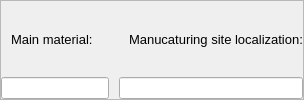
                      <widget class="QFrame" name="frame_2">
                       <property name="frameShape">
                        <enum>QFrame::StyledPanel</enum>
                       </property>
                       <property name="frameShadow">
                        <enum>QFrame::Raised</enum>
                       </property>
                       <layout class="QHBoxLayout" name="horizontalLayout_12">
                        <property name="spacing">
                         <number>10</number>
                        </property>
                        <property name="leftMargin">
                         <number>0</number>
                        </property>
                        <property name="topMargin">
                         <number>0</number>
                        </property>
                        <property name="rightMargin">
                         <number>0</number>
                        </property>
                        <property name="bottomMargin">
                         <number>0</number>
                        </property>
                        <item>
                         <widget class="QFrame" name="frame_13">
                          <layout class="QVBoxLayout" name="verticalLayout_12">
                           <property name="spacing">
                            <number>0</number>
                           </property>
                           <property name="leftMargin">
                            <number>0</number>
                           </property>
                           <property name="topMargin">
                            <number>0</number>
                           </property>
                           <property name="rightMargin">
                            <number>0</number>
                           </property>
                           <property name="bottomMargin">
                            <number>0</number>
                           </property>
                           <item>
                            <widget class="QLabel" name="label_34">
                             <property name="minimumSize">
                              <size>
                               <width>0</width>
                               <height>0</height>
                              </size>
                             </property>
                             <property name="font">
                              <font>
                               <family>Arial</family>
                               <pointsize>10</pointsize>
                               <weight>9</weight>
                               <italic>false</italic>
                               <bold>false</bold>
                              </font>
                             </property>
                             <property name="text">
                              <string>Main material:</string>
                             </property>
                             <property name="alignment">
                              <set>Qt::AlignLeading|Qt::AlignLeft|Qt::AlignVCenter</set>
                             </property>
                             <property name="indent">
                              <number>10</number>
                             </property>
                            </widget>
                           </item>
                           <item>
                            <widget class="QLineEdit" name="constructMaterialLine">
                             <property name="sizePolicy">
                              <sizepolicy hsizetype="Preferred" vsizetype="Fixed">
                               <horstretch>0</horstretch>
                               <verstretch>0</verstretch>
                              </sizepolicy>
                             </property>
                             <property name="minimumSize">
                              <size>
                               <width>0</width>
                               <height>20</height>
                              </size>
                             </property>
                             <property name="alignment">
                              <set>Qt::AlignCenter</set>
                             </property>
                             <property name="clearButtonEnabled">
                              <bool>true</bool>
                             </property>
                            </widget>
                           </item>
                          </layout>
                         </widget>
                        </item>
                        <item>
                         <widget class="QFrame" name="frame_14">
                          <layout class="QVBoxLayout" name="verticalLayout_13">
                           <property name="spacing">
                            <number>0</number>
                           </property>
                           <property name="leftMargin">
                            <number>0</number>
                           </property>
                           <property name="topMargin">
                            <number>0</number>
                           </property>
                           <property name="rightMargin">
                            <number>0</number>
                           </property>
                           <property name="bottomMargin">
                            <number>0</number>
                           </property>
                           <item>
                            <widget class="QLabel" name="label_35">
                             <property name="minimumSize">
                              <size>
                               <width>0</width>
                               <height>0</height>
                              </size>
                             </property>
                             <property name="font">
                              <font>
                               <family>Arial</family>
                               <pointsize>10</pointsize>
                               <weight>9</weight>
                               <italic>false</italic>
                               <bold>false</bold>
                              </font>
                             </property>
                             <property name="text">
                              <string>Manucaturing site localization:</string>
                             </property>
                             <property name="alignment">
                              <set>Qt::AlignLeading|Qt::AlignLeft|Qt::AlignVCenter</set>
                             </property>
                             <property name="indent">
                              <number>10</number>
                             </property>
                            </widget>
                           </item>
                           <item>
                            <widget class="QLineEdit" name="constructLocalizationLine">
                             <property name="sizePolicy">
                              <sizepolicy hsizetype="Preferred" vsizetype="Fixed">
                               <horstretch>0</horstretch>
                               <verstretch>0</verstretch>
                              </sizepolicy>
                             </property>
                             <property name="minimumSize">
                              <size>
                               <width>0</width>
                               <height>20</height>
                              </size>
                             </property>
                             <property name="alignment">
                              <set>Qt::AlignCenter</set>
                             </property>
                             <property name="clearButtonEnabled">
                              <bool>true</bool>
                             </property>
                            </widget>
                           </item>
                          </layout>
                         </widget>
                        </item>
                       </layout>
                      </widget>
